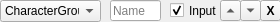
<?xml version="1.0" encoding="UTF-8"?>
<ui version="4.0">
 <class>UI_NetworkResource</class>
 <widget class="QWidget" name="UI_NetworkResource">
  <property name="geometry">
   <rect>
    <x>0</x>
    <y>0</y>
    <width>280</width>
    <height>22</height>
   </rect>
  </property>
  <property name="windowTitle">
   <string>UI_NetworkResource</string>
  </property>
  <widget class="QComboBox" name="resourceType">
   <property name="geometry">
    <rect>
     <x>0</x>
     <y>0</y>
     <width>101</width>
     <height>22</height>
    </rect>
   </property>
   <property name="toolTip">
    <string>Resource type</string>
   </property>
   <item>
    <property name="text">
     <string>CharacterGroup</string>
    </property>
   </item>
  </widget>
  <widget class="QLineEdit" name="resourceDesc">
   <property name="geometry">
    <rect>
     <x>110</x>
     <y>0</y>
     <width>51</width>
     <height>21</height>
    </rect>
   </property>
   <property name="toolTip">
    <string>Resource description</string>
   </property>
   <property name="placeholderText">
    <string>Name</string>
   </property>
  </widget>
  <widget class="QCheckBox" name="resourceIsParameter">
   <property name="geometry">
    <rect>
     <x>170</x>
     <y>0</y>
     <width>51</width>
     <height>21</height>
    </rect>
   </property>
   <property name="toolTip">
    <string>Resource is input in network transition</string>
   </property>
   <property name="text">
    <string>Input</string>
   </property>
   <property name="checked">
    <bool>true</bool>
   </property>
  </widget>
  <widget class="QToolButton" name="buttonSortUp">
   <property name="geometry">
    <rect>
     <x>220</x>
     <y>0</y>
     <width>21</width>
     <height>21</height>
    </rect>
   </property>
   <property name="text">
    <string>UP</string>
   </property>
   <property name="arrowType">
    <enum>Qt::UpArrow</enum>
   </property>
  </widget>
  <widget class="QToolButton" name="buttonSortDown">
   <property name="geometry">
    <rect>
     <x>240</x>
     <y>0</y>
     <width>21</width>
     <height>21</height>
    </rect>
   </property>
   <property name="text">
    <string>DN</string>
   </property>
   <property name="arrowType">
    <enum>Qt::DownArrow</enum>
   </property>
  </widget>
  <widget class="QToolButton" name="buttonDelete">
   <property name="geometry">
    <rect>
     <x>260</x>
     <y>0</y>
     <width>21</width>
     <height>21</height>
    </rect>
   </property>
   <property name="font">
    <font>
     <weight>75</weight>
     <bold>true</bold>
    </font>
   </property>
   <property name="toolTip">
    <string>Delete resource</string>
   </property>
   <property name="text">
    <string>X</string>
   </property>
   <property name="toolButtonStyle">
    <enum>Qt::ToolButtonIconOnly</enum>
   </property>
   <property name="arrowType">
    <enum>Qt::NoArrow</enum>
   </property>
  </widget>
 </widget>
 <layoutdefault spacing="6" margin="11"/>
 <resources/>
 <connections/>
</ui>
